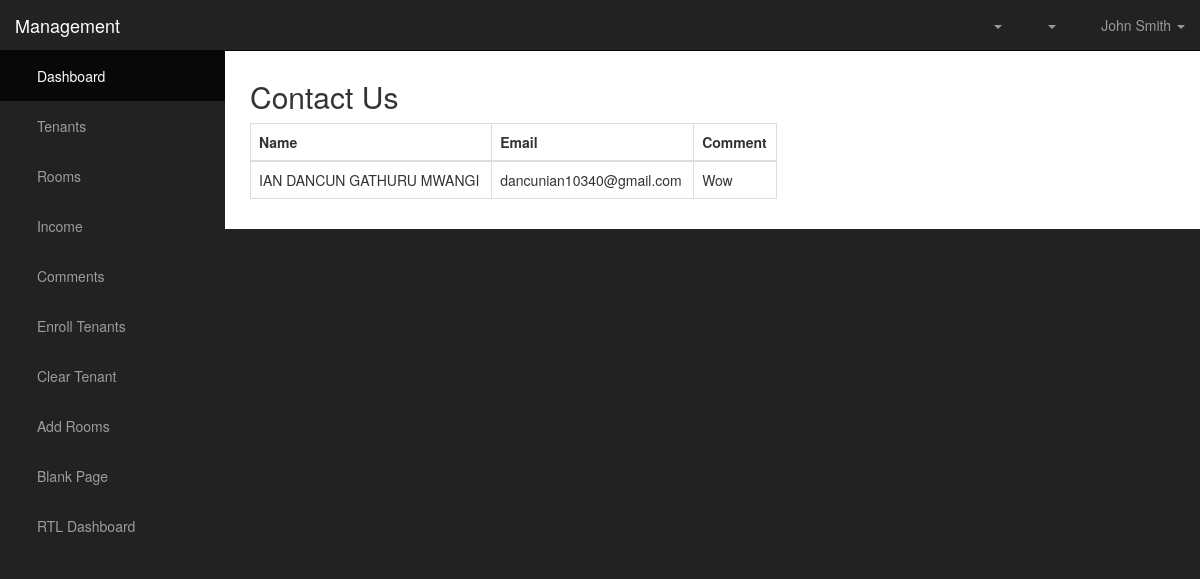
/manager/comments/, run on the app's committed database.
### manager/models.py (models this page shows)
class Contact(models.Model):
    name = models.CharField(max_length=250)
    email = models.EmailField(max_length=254)
    comment = models.TextField()

### manager/views.py (the view)
# urls.py: path('comments/', views.view_comments, name='view_comments'),
def view_comments(request):
    contact = Contact.objects.all()
    context = {
        'comment': contact,
    }
    return render(request, 'components/comments.html', context)

### manager/templates/components/comments.html
{% extends 'components/base.html' %}
{% block content %}
<div id="page-wrapper">
    <div class="container-fluid">
        <div class="row">
            <div class="col-lg-7">
                <h2>Contact Us</h2>
                <div class="table-responsive">
                    <table class="table table-bordered table-hover">
                        <thead>
                            <tr>
                                <th>Name</th>
                                <th>Email</th>
                                <th>Comment</th>
                            </tr>
                        </thead>
                        <tbody>
                            {% for comment in comment %}
                            <tr>
                                <td>{{comment.name}}</td>
                                <td>{{comment.email}}</td>
                                <td>{{comment.comment}}</td>
                            </tr>
                            {% endfor %}
                        </tbody>
                    </table>
                </div>
            </div>
        </div>
    </div>
</div>
{% endblock content %}

### static/owner/css/sb-admin.css (style rules this page uses)
body { margin-top: 100px; background-color: #222; }
@media (min-width:768px) { body { margin-top: 50px; } }
#page-wrapper { width: 100%; padding: 0; background-color: #fff; }
@media (min-width:768px) { #page-wrapper { padding: 10px; } }

### data on the page
Contact: name "IAN DANCUN GATHURU MWANGI", email "dancunian10340@gmail.com", comment "Wow"
